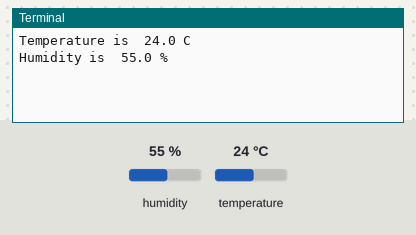
A program run on a simulated Raspberry Pi (BCM pin numbers). Shown: the last lines printed to the terminal. The test bench sets the inputs (shaded band); at power-on: humidity 55 %, temperature 24 °C. The clock reads 2024-03-15 10:24:30 at power-on unless the program sets it.

Above: at 1.2 s.
1.3 s: humidity set to 22 %
At 3.9 s:
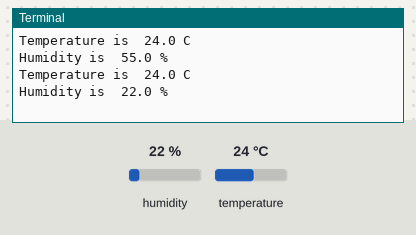
4.2 s: temperature set to 12 °C
At 6.1 s:
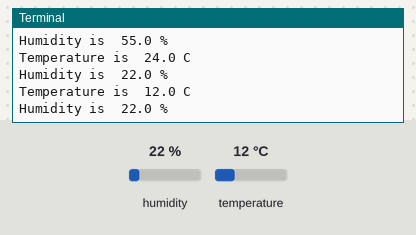
7.1 s: humidity set to 40 %
At 7.9 s:
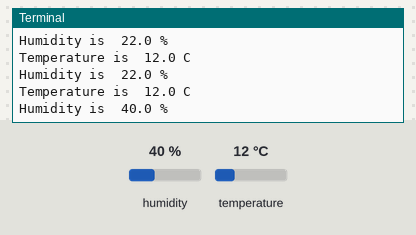
Timing chart, 0 to 10.1 s (numbered marks = the images above; inputs shaded):
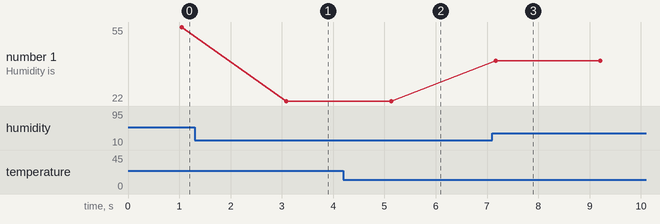

The program:

humidity_temperature.py
```python
import RPi.GPIO as GPIO
import time


# 温湿度
def delayMicrosecond(t):  # 微秒级延时函数
    start, end = 0, 0  # 声明变量
    start = time.time()  # 记录开始时间
    t = (t - 3) / 1000000  # 将输入t的单位转换为秒，-3是时间补偿
    while end - start < t:  # 循环至时间差值大于或等于设定值时
        end = time.time()  # 记录结束时间


tmp = []  # 用来存放读取到的数据

data = 21  # DHT11的data引脚连接到的树莓派的GPIO引脚，使用BCM编号

a, b = 0, 0


def DHT11():
    GPIO.setup(data, GPIO.OUT)  # 设置GPIO口为输出模式
    GPIO.output(data, GPIO.HIGH)  # 设置GPIO输出高电平
    delayMicrosecond(10 * 1000)  # 延时10毫秒
    GPIO.output(data, GPIO.LOW)  # 设置GPIO输出低电平
    delayMicrosecond(25 * 1000)  # 延时25毫秒
    GPIO.output(data, GPIO.HIGH)  # 设置GPIO输出高电平
    GPIO.setup(data, GPIO.IN)  # 设置GPIO口为输入模式

    a = time.time()  # 记录循环开始时间
    while GPIO.input(data):  # 一直循环至输入为低电平
        b = time.time()  # 记录结束时间
        if (b - a) > 0.1:  # 判断循环时间是否超过0.1秒，避免程序进入死循环卡死
            break  # 跳出循环

    a = time.time()
    while GPIO.input(data) == 0:  # 一直循环至输入为高电平
        b = time.time()
        if (b - a) > 0.1:
            break

    a = time.time()
    while GPIO.input(data):  # 一直循环至输入为低电平
        b = time.time()
        if (b - a) >= 0.1:
            break

    for i in range(40):  # 循环40次，接收温湿度数据
        a = time.time()
        while GPIO.input(data) == 0:  # 一直循环至输入为高电平
            b = time.time()
            if (b - a) > 0.1:
                break
        delayMicrosecond(28)  # 延时28微秒

        if GPIO.input(data):  # 超过28微秒后判断是否还处于高电平
            tmp.append(1)  # 记录接收到的bit为1

            a = time.time()
            while GPIO.input(data):  # 一直循环至输入为低电平
                b = time.time()
                if (b - a) > 0.1:
                    break
        else:
            tmp.append(0)  # 记录接收到的bit为0


# while True循环输出
while True:
    GPIO.setmode(GPIO.BCM)  # 设置为BCM编号模式
    GPIO.setwarnings(False)
    del tmp[0:]  # 删除列表
    time.sleep(1)  # 延时1秒
    DHT11()

    humidity_bit = tmp[0:8]  # 分隔列表，第0到7位是湿度整数数据
    humidity_point_bit = tmp[8:16]  # 湿度小数
    temperature_bit = tmp[16:24]  # 温度整数
    temperature_point_bit = tmp[24:32]  # 温度小数
    check_bit = tmp[32:40]  # 校验数据

    humidity_int = 0
    humidity_point = 0
    temperature_int = 0
    temperature_point = 0
    check = 0
    for i in range(8):  # 二进制转换为十进制
        humidity_int += humidity_bit[i] * 2 ** (7 - i)
        humidity_point += humidity_point_bit[i] * 2 ** (7 - i)
        temperature_int += temperature_bit[i] * 2 ** (7 - i)
        temperature_point += temperature_point_bit[i] * 2 ** (7 - i)
        check += check_bit[i] * 2 ** (7 - i)

    humidity = humidity_int + humidity_point / 10
    temperature = temperature_int + temperature_point / 10

    check_tmp = humidity_int + humidity_point + temperature_int + temperature_point

    if check == check_tmp and temperature != 0 and temperature != 0:  # 判断数据是否正常
        print("Temperature is ", temperature, "C\nHumidity is ", humidity, "%")  # 打印温湿度数据
        a = {"Temperature": temperature, "Humidity": humidity}

    else:
        print("error")

    time.sleep(1)
    GPIO.cleanup()
```

Measured:
- after the input at 1.3 s, the terminal: prints a new line after 1.8 s (image 1)
- after the input at 4.2 s, the terminal: prints a new line after 0.93 s (image 2)
- after the input at 7.1 s, the terminal: prints a new line after 0.07 s (image 3)
- plotted number 1: 55 → 22 after the input at 1.3 s, 22 → 40 after the input at 7.1 s
